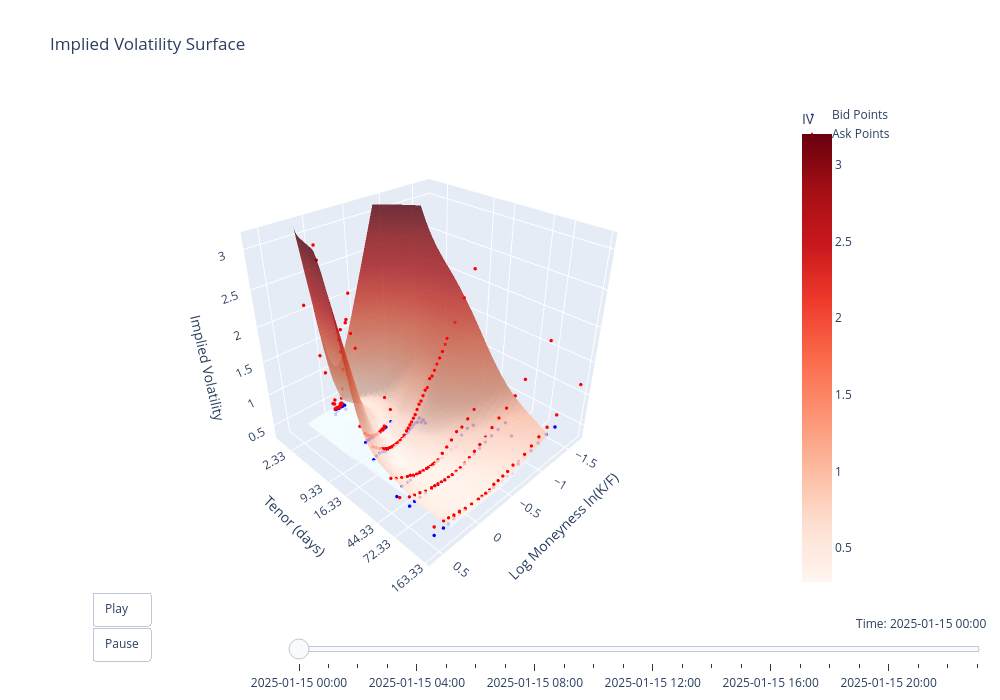

The notebook cell this image was saved under:
### Code cell
# Create interactive plot
fig = create_iv_surface_plot(iv_df, grid_resolution=40, kernel='quintic', smoothing=0.1)
fig.show()

### Figure 1 — Plotly figure (JSON) as saved in the notebook; plotly's stock layout.template omitted (floating-point values rounded to 4 significant figures; data arrays with more than 128 entries replaced by an {"elided": "..."} marker saying what was removed)
{"data": [{"cmax": 3.2, "cmin": 0.2784, "colorscale": [[0, "rgb(247,251,255)"], [0.125, "rgb(222,235,247)"], [0.25, "rgb(198,219,239)"], [0.375, "rgb(158,202,225)"], [0.5, "rgb(107,174,214)"], [0.625, "rgb(66,146,198)"], [0.75, "rgb(33,113,181)"], [0.875, "rgb(8,81,156)"], [1, "rgb(8,48,107)"]], "name": "Bid IV", "opacity": 0.8, "showscale": false, "type": "surface", "x": {"elided": "40x40 float values"}, "y": {"elided": "40x40 float values"}, "z": {"elided": "40x40 float values"}}, {"marker": {"color": "blue", "size": 2}, "mode": "markers", "name": "Bid Points", "type": "scatter3d", "x": {"elided": "191 float values"}, "y": {"elided": "191 float values"}, "z": {"elided": "191 float values"}}, {"cmax": 3.2, "cmin": 0.2784, "colorbar": {"title": {"text": "IV"}, "x": 1.02}, "colorscale": [[0, "rgb(255,245,240)"], [0.125, "rgb(254,224,210)"], [0.25, "rgb(252,187,161)"], [0.375, "rgb(252,146,114)"], [0.5, "rgb(251,106,74)"], [0.625, "rgb(239,59,44)"], [0.75, "rgb(203,24,29)"], [0.875, "rgb(165,15,21)"], [1, "rgb(103,0,13)"]], "name": "Ask IV", "opacity": 0.8, "showscale": true, "type": "surface", "x": {"elided": "40x40 float values"}, "y": {"elided": "40x40 float values"}, "z": {"elided": "40x40 float values"}}, {"marker": {"color": "red", "size": 2}, "mode": "markers", "name": "Ask Points", "type": "scatter3d", "x": {"elided": "225 float values"}, "y": {"elided": "225 float values"}, "z": {"elided": "225 float values"}}], "layout": {"height": 700, "scene": {"aspectmode": "cube", "camera": {"eye": {"x": 1.5, "y": 1.5, "z": 1.3}}, "xaxis": {"range": [-1.767, 0.6766], "title": {"text": "Log Moneyness ln(K/F)"}}, "yaxis": {"range": [0.1055, 2.254], "tickmode": "array", "ticktext": ["2.33", "9.33", "16.33", "44.33", "72.33", "163.33"], "tickvals": [2.333, 9.333, 16.33, 44.33, 72.33, 163.3], "title": {"text": "Tenor (days)"}, "type": "log"}, "zaxis": {"range": [0.2784, 3.2], "title": {"text": "Implied Volatility"}}}, "sliders": [{"active": 0, "currentvalue": {"prefix": "Time: ", "visible": true, "xanchor": "right"}, "steps": [{"args": [["2025-01-15 00:00:00"], {"frame": {"duration": 300, "redraw": true}, "mode": "immediate"}], "label": "2025-01-15 00:00", "method": "animate"}, {"args": [["2025-01-15 01:00:00"], {"frame": {"duration": 300, "redraw": true}, "mode": "immediate"}], "label": "2025-01-15 01:00", "method": "animate"}, {"args": [["2025-01-15 02:00:00"], {"frame": {"duration": 300, "redraw": true}, "mode": "immediate"}], "label": "2025-01-15 02:00", "method": "animate"}, {"args": [["2025-01-15 03:00:00"], {"frame": {"duration": 300, "redraw": true}, "mode": "immediate"}], "label": "2025-01-15 03:00", "method": "animate"}, {"args": [["2025-01-15 04:00:00"], {"frame": {"duration": 300, "redraw": true}, "mode": "immediate"}], "label": "2025-01-15 04:00", "method": "animate"}, {"args": [["2025-01-15 05:00:00"], {"frame": {"duration": 300, "redraw": true}, "mode": "immediate"}], "label": "2025-01-15 05:00", "method": "animate"}, {"args": [["2025-01-15 06:00:00"], {"frame": {"duration": 300, "redraw": true}, "mode": "immediate"}], "label": "2025-01-15 06:00", "method": "animate"}, {"args": [["2025-01-15 07:00:00"], {"frame": {"duration": 300, "redraw": true}, "mode": "immediate"}], "label": "2025-01-15 07:00", "method": "animate"}, {"args": [["2025-01-15 08:00:00"], {"frame": {"duration": 300, "redraw": true}, "mode": "immediate"}], "label": "2025-01-15 08:00", "method": "animate"}, {"args": [["2025-01-15 09:00:00"], {"frame": {"duration": 300, "redraw": true}, "mode": "immediate"}], "label": "2025-01-15 09:00", "method": "animate"}, {"args": [["2025-01-15 10:00:00"], {"frame": {"duration": 300, "redraw": true}, "mode": "immediate"}], "label": "2025-01-15 10:00", "method": "animate"}, {"args": [["2025-01-15 11:00:00"], {"frame": {"duration": 300, "redraw": true}, "mode": "immediate"}], "label": "2025-01-15 11:00", "method": "animate"}, {"args": [["2025-01-15 12:00:00"], {"frame": {"duration": 300, "redraw": true}, "mode": "immediate"}], "label": "2025-01-15 12:00", "method": "animate"}, {"args": [["2025-01-15 13:00:00"], {"frame": {"duration": 300, "redraw": true}, "mode": "immediate"}], "label": "2025-01-15 13:00", "method": "animate"}, {"args": [["2025-01-15 14:00:00"], {"frame": {"duration": 300, "redraw": true}, "mode": "immediate"}], "label": "2025-01-15 14:00", "method": "animate"}, {"args": [["2025-01-15 15:00:00"], {"frame": {"duration": 300, "redraw": true}, "mode": "immediate"}], "label": "2025-01-15 15:00", "method": "animate"}, {"args": [["2025-01-15 16:00:00"], {"frame": {"duration": 300, "redraw": true}, "mode": "immediate"}], "label": "2025-01-15 16:00", "method": "animate"}, {"args": [["2025-01-15 17:00:00"], {"frame": {"duration": 300, "redraw": true}, "mode": "immediate"}], "label": "2025-01-15 17:00", "method": "animate"}, {"args": [["2025-01-15 18:00:00"], {"frame": {"duration": 300, "redraw": true}, "mode": "immediate"}], "label": "2025-01-15 18:00", "method": "animate"}, {"args": [["2025-01-15 19:00:00"], {"frame": {"duration": 300, "redraw": true}, "mode": "immediate"}], "label": "2025-01-15 19:00", "method": "animate"}, {"args": [["2025-01-15 20:00:00"], {"frame": {"duration": 300, "redraw": true}, "mode": "immediate"}], "label": "2025-01-15 20:00", "method": "animate"}, {"args": [["2025-01-15 21:00:00"], {"frame": {"duration": 300, "redraw": true}, "mode": "immediate"}], "label": "2025-01-15 21:00", "method": "animate"}, {"args": [["2025-01-15 22:00:00"], {"frame": {"duration": 300, "redraw": true}, "mode": "immediate"}], "label": "2025-01-15 22:00", "method": "animate"}, {"args": [["2025-01-15 23:00:00"], {"frame": {"duration": 300, "redraw": true}, "mode": "immediate"}], "label": "2025-01-15 23:00", "method": "animate"}], "x": 0.3, "xanchor": "left", "y": 0, "yanchor": "top"}], "title": {"text": "Implied Volatility Surface"}, "updatemenus": [{"buttons": [{"args": [null, {"frame": {"duration": 500, "redraw": true}, "fromcurrent": true}], "label": "Play", "method": "animate"}, {"args": [[null], {"frame": {"duration": 0, "redraw": false}, "mode": "immediate"}], "label": "Pause", "method": "animate"}], "showactive": false, "type": "buttons", "x": 0.1, "y": 0}], "width": 1000}}
